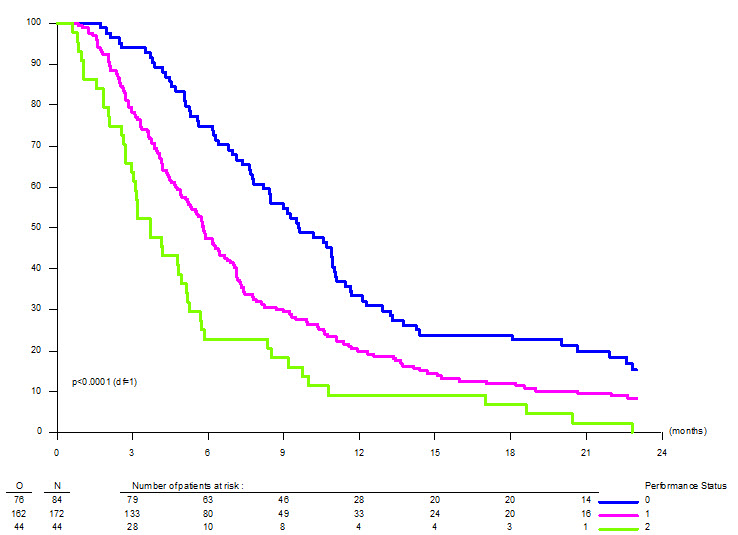
#> input picture imageset0/curve_a.jpg, 738 x 535 px
$ python trial0.py
#> lines starting #> are read from the running program, lines starting #| are printed output that depends on the picture
import imageio
import matplotlib.pyplot as plt
import numpy as np
from PIL import Image
import math
import cv2

pic = imageio.imread("./imageset0/curve_a.jpg")
#> pic is the input picture: shape (535, 738, 3); mean R, G, B 249.9, 249.1, 250.6
gray = lambda rgb : np.dot(rgb[... , :3] , [0.299 , 0.587, 0.114])
graypic = gray(pic)
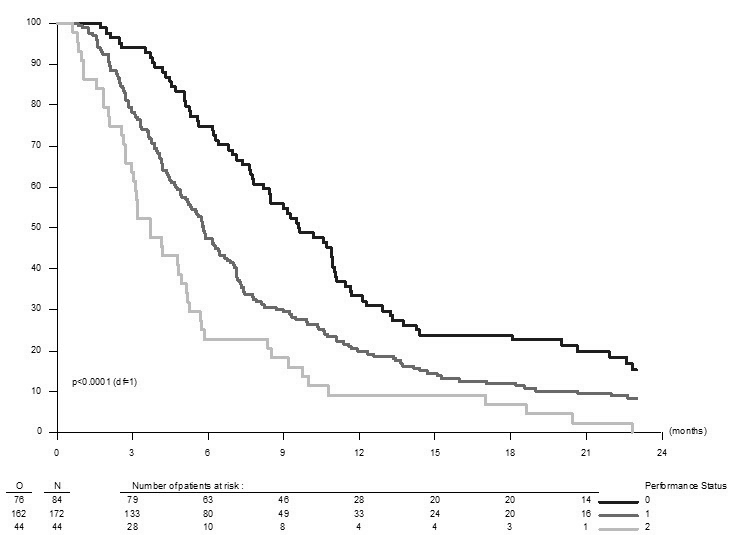
#> graypic: shape (535, 738) float64; min 0, max 255, mean 249.5

x_base = math.floor(0.8*pic.shape[0])
#> x_base = 428
y_base = math.floor(0.8*pic.shape[1])
#> y_base = 590
print(x_base,y_base)
#| 428 590
#finding axes, assuming single pixel wide axes

for i in range(len(pic)):
    for j in range(i):
        if(not (np.array_equal(pic[i][j],[255,255,255]) or np.array_equal(pic[i][j],[0,0,0]))):
            print(i,j)
        break
#> this loop made 535 passes
#| 489 0
#| 491 0

# [13 lines of commented-out code are left out]
